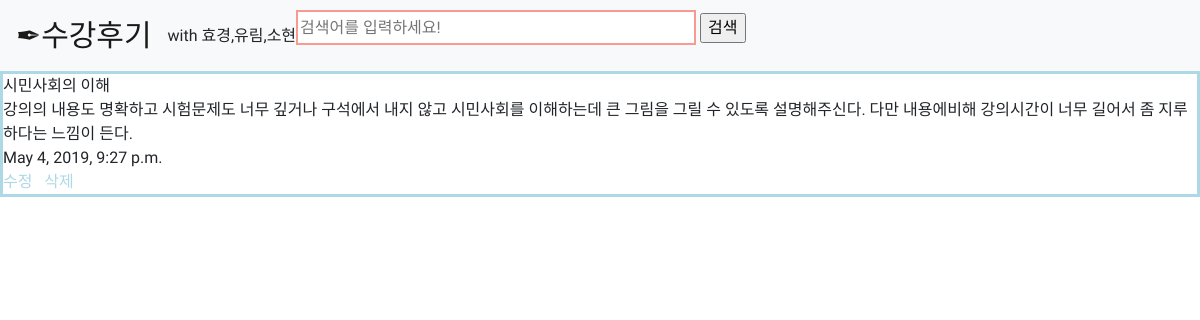
/18, run on the app's committed database.
### teamlionapp/models.py (models this page shows, shortened)
class Blog(models.Model):
    title=models.CharField(max_length=50,default='제목 없음')
    body=models.TextField(null=False)
    date=models.DateTimeField('date published')

### teamlionapp/views.py (the view)
# urls.py: path('<int:blog_id>', teamlionapp.views.detail, name='detail'),
def detail(request, blog_id):
    blog = get_object_or_404(Blog, pk=blog_id)
    return render(request, 'detail.html', {'blog':blog})

### teamlionapp/templates/detail.html (shortened to what this page needs)
<head>
</head>
{% extends 'base.html' %}
    {% block content %}
<div style="float:center" class="p1">
    {{blog.title}}<br>
    {{blog.body}}<br>
    {{blog.date}}
    <br>
    <a href="{% url 'edit' blog.id%}" >수정</a> &nbsp;
    <a href="{% url 'delete' blog.id%}" >삭제</a>
</div>
{% endblock %}

### teamlionapp/templates/detail.html (style rules this page uses)
a:link { color: lightblue; text-decoration: none; }
.p1 { border:lightblue 3px solid; }

### teamlionapp/templates/base.html (style rules this page uses)
* { font-family: 'Gamja Flower', cursive; }

### data on the page
Blog: title "시민사회의 이해", body "강의의 내용도 명확하고 시험문제도 너무 깊거나 구석에서 내지 않고 시민사회를 이해하는데 큰 그림을 그릴 수 있도록 설명해주신다. 다만 내용에비해 강의시간이 너무 길어서 좀 지루하다는 느낌이 든다.", date "May 4, 2019, 9:27 p.m."
